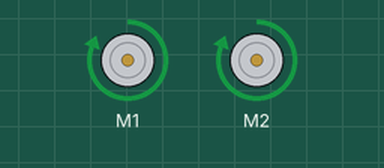
Simulated run of this program. Board: Raspberry Pi (BCM pin numbers). On the bench: 2 × DC motor (green arrow = forward, orange = backward, longer = faster). Motors are numbered in the order the program creates them (left before right in a Robot). At 1.0 s the program stops and its outputs stay as they are.

Above: at 0.1 s.
At 1.1 s:
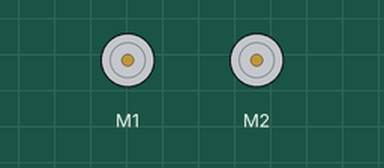
Timing chart, 0 to 2.5 s (numbered marks = the images above):
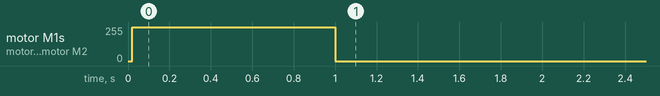

The program:

3-motors.py
```python
# CamJam EduKit 3 - Robotics
# Worksheet 3 - Motor Test Code

import time  # Import the Time library
from gpiozero import CamJamKitRobot  # Import the GPIO Zero Library CamJam library

robot = CamJamKitRobot()

# Turn the motors on
robot.forward()

# Wait for 1 seconds
time.sleep(1)

# Turn the motors off
robot.stop()
```

Measured:
- by itself, motor M1, motor M2: stopped → forward 255/255 at 0.02 s, → stopped 0.98 s later
